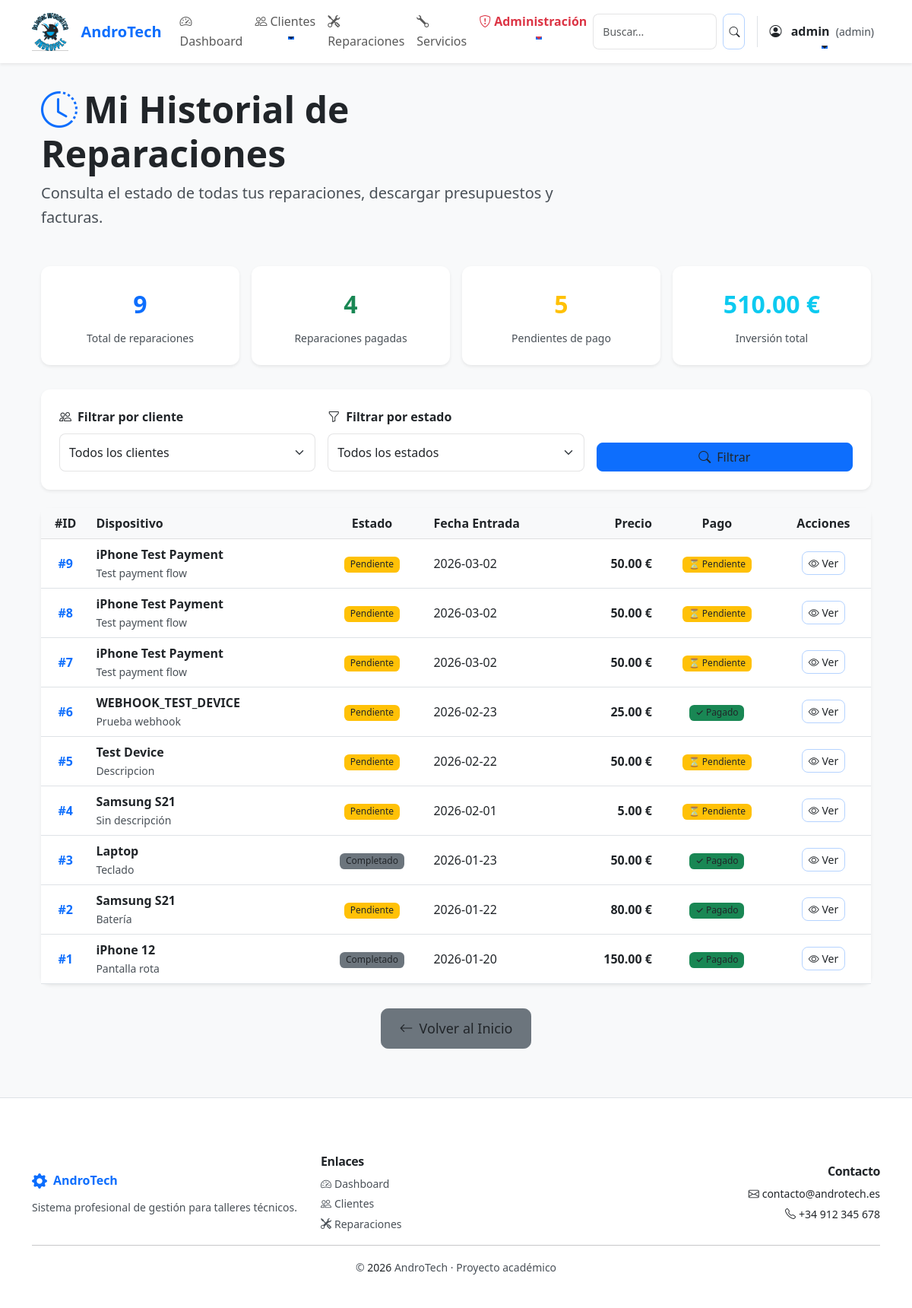
The app's page /cliente/historial (signed in) with its own data.
### tables this page shows
CREATE TABLE reparaciones (
    id INTEGER PRIMARY KEY AUTOINCREMENT,
    cliente_id INTEGER,
    dispositivo TEXT NOT NULL,
    descripcion TEXT,
    estado TEXT DEFAULT 'Pendiente',
    fecha_entrada TEXT,
    fecha_salida TEXT,
    precio REAL,
    tipo_documento TEXT DEFAULT 'presupuesto',
    estado_pago TEXT DEFAULT 'Pendiente',
    fecha_pago TEXT,
    metodo_pago TEXT,
    FOREIGN KEY (cliente_id) REFERENCES clientes(id)
);

### app.py (the view)
@app.route("/cliente/historial")
@role_required('admin')
def historial_cliente():
    conn = get_db()
    total_reparaciones = conn.execute("SELECT COUNT(*) FROM reparaciones").fetchone()[0]
    pagadas = conn.execute("SELECT COUNT(*) FROM reparaciones WHERE estado_pago = 'Pagado'").fetchone()[0]
    pendientes = conn.execute("SELECT COUNT(*) FROM reparaciones WHERE estado_pago != 'Pagado'").fetchone()[0]
    total_invertido = conn.execute("SELECT IFNULL(SUM(precio), 0) FROM reparaciones WHERE precio IS NOT NULL").fetchone()[0]
    promedio_precio = conn.execute("SELECT IFNULL(AVG(precio), 0) FROM reparaciones WHERE precio IS NOT NULL").fetchone()[0]
    total_completadas = conn.execute("SELECT COUNT(*) FROM reparaciones WHERE estado = 'Terminado' OR estado = 'Entregado'").fetchone()[0]
    estado_filtro = request.args.get('estado', '').strip()
    cliente_filtro = request.args.get('cliente_id', '').strip()
    try:
        page = int(request.args.get('page', 1))
        if page < 1:
            page = 1
    except ValueError:
        page = 1
    per_page = 10
    offset = (page - 1) * per_page
    base_sql = "SELECT reparaciones.*, clientes.nombre AS cliente FROM reparaciones LEFT JOIN clientes ON clientes.id = reparaciones.cliente_id"
    where = []
    params = []
    if estado_filtro:
        where.append("reparaciones.estado = ?")
        params.append(estado_filtro)
    if cliente_filtro:
        where.append("reparaciones.cliente_id = ?")
        params.append(cliente_filtro)
    where_clause = (" WHERE " + " AND ".join(where)) if where else ""
    total_count = conn.execute("SELECT COUNT(*) FROM reparaciones" + where_clause, params).fetchone()[0]
    total_pages = (total_count + per_page - 1) // per_page if total_count > 0 else 1
    reparaciones_rows = conn.execute(base_sql + where_clause + " ORDER BY reparaciones.id DESC LIMIT ? OFFSET ?", params + [per_page, offset]).fetchall()
    reparaciones = [dict(r) for r in reparaciones_rows]
    reparaciones_enriquecidas = []
    for r in reparaciones:
        ultima_actualizacion = conn.execute(
            "SELECT fecha_cambio FROM reparaciones_historial WHERE reparacion_id = ? ORDER BY fecha_cambio DESC LIMIT 1",
            (r['id'],)
        ).fetchone()
        r['ultima_actualizacion'] = ultima_actualizacion['fecha_cambio'] if ultima_actualizacion else None
        reparaciones_enriquecidas.append(r)
    estados = conn.execute("SELECT DISTINCT estado FROM reparaciones ORDER BY estado").fetchall()
    clientes = conn.execute("SELECT id, nombre FROM clientes ORDER BY nombre").fetchall()
    conn.close()
    stats = {
        'total_reparaciones': total_reparaciones,
        'pagadas': pagadas,
        'pendientes': pendientes,
        'total_invertido': total_invertido or 0,
        'promedio_precio': promedio_precio or 0,
        'total_completadas': total_completadas,
    }
    return render_template('historial_cliente.html', reparaciones=reparaciones_enriquecidas, stats=stats, estados=estados, clientes=clientes, estado_filtro=estado_filtro, cliente_filtro=cliente_filtro, page=page, total_pages=total_pages)

### app.py (called while the page is built)
@app.before_request
def make_session_permanent():
    session.permanent = True

@app.template_filter('strftime')
def strftime_filter(date_str, format_str='%d/%m/%Y'):
    if not date_str or date_str == '':
        return datetime.now().strftime(format_str)
    if isinstance(date_str, str):
        try:
            date_obj = datetime.strptime(date_str, '%Y-%m-%d')
        except:
            return date_str
    else:
        date_obj = date_str
    return date_obj.strftime(format_str)

@app.before_request
def ensure_csrf_token():
    if 'csrf_token' not in session:
        session['csrf_token'] = secrets.token_urlsafe(16)

@app.context_processor
def inject_csrf_token():
    return dict(csrf_token=session.get('csrf_token'))

### auth.py (called while the page is built)
def login_required(f):
    @wraps(f)
    def decorated_function(*args, **kwargs):
        if 'usuario' not in session:
            flash('Debes iniciar sesión para acceder a esta página.', 'danger')
            return redirect(url_for('login'))
        return f(*args, **kwargs)
    return decorated_function

def role_required(rol_requerido):
    def decorator(f):
        @wraps(f)
        @login_required
        def decorated_function(*args, **kwargs):
            if session.get('rol') != rol_requerido:
                flash('No tienes permisos para acceder a esta página.', 'danger')
                return redirect(url_for('index'))
            return f(*args, **kwargs)
        return decorated_function
    return decorator

### db.py (called while the page is built)
def get_db():
    conn = sqlite3.connect("database/andro_tech.db")
    conn.row_factory = sqlite3.Row
    return conn

### utils/security.py (called while the page is built)
def ensure_csrf_token():
    if 'csrf_token' not in session:
        session['csrf_token'] = secrets.token_urlsafe(16)

def inject_csrf_token():
    return dict(csrf_token=session.get('csrf_token'))

### templates/historial_cliente.html (shortened to what this page needs)
{% extends "base.html" %}
{% block content %}
<div class="container py-5">
    <div class="row mb-5">
        <div class="col-lg-8">
            <h1 class="display-5 fw-bold mb-2">
                <i class="bi bi-clock-history text-primary me-2"></i>Mi Historial de Reparaciones
            </h1>
            <p class="lead text-muted">Consulta el estado de todas tus reparaciones, descargar presupuestos y facturas.</p>
        </div>
    </div>
    <div class="row g-3 mb-5">
        <div class="col-md-4 col-lg-3">
            <div class="card shadow-sm border-0 h-100">
                <div class="card-body text-center">
                    <div class="fs-2 text-primary fw-bold mb-2">{{ stats.total_reparaciones }}</div>
                    <p class="card-text text-muted small mb-0">Total de reparaciones</p>
                </div>
            </div>
        </div>
        <div class="col-md-4 col-lg-3">
            <div class="card shadow-sm border-0 h-100">
                <div class="card-body text-center">
                    <div class="fs-2 text-success fw-bold mb-2">{{ stats.pagadas }}</div>
                    <p class="card-text text-muted small mb-0">Reparaciones pagadas</p>
                </div>
            </div>
        </div>
        <div class="col-md-4 col-lg-3">
            <div class="card shadow-sm border-0 h-100">
                <div class="card-body text-center">
                    <div class="fs-2 text-warning fw-bold mb-2">{{ stats.pendientes }}</div>
                    <p class="card-text text-muted small mb-0">Pendientes de pago</p>
                </div>
            </div>
        </div>
        <div class="col-md-4 col-lg-3">
            <div class="card shadow-sm border-0 h-100">
                <div class="card-body text-center">
                    <div class="fs-2 text-info fw-bold mb-2">{{ "%.2f"|format(stats.total_invertido) }} €</div>
                    <p class="card-text text-muted small mb-0">Inversión total</p>
                </div>
            </div>
        </div>
    </div>
    <div class="card shadow-sm mb-4 border-0">
        <div class="card-body">
            <form method="GET" class="row g-3 align-items-end">
                <div class="col-md-4">
                    <label for="cliente_id" class="form-label fw-semibold">
                        <i class="bi bi-people me-2"></i>Filtrar por cliente
                    </label>
                    <select id="cliente_id" name="cliente_id" class="form-select">
                        <option value="">Todos los clientes</option>
                    </select>
                </div>
                <div class="col-md-4">
                    <label for="estado" class="form-label fw-semibold">
                        <i class="bi bi-funnel me-2"></i>Filtrar por estado
                    </label>
                    <select id="estado" name="estado" class="form-select">
                        <option value="">Todos los estados</option>
                    </select>
                </div>
                <div class="col-md-4">
                    <button type="submit" class="btn btn-primary w-100">
                        <i class="bi bi-search me-2"></i>Filtrar
                    </button>
                </div>
            </form>
        </div>
    </div>
    {% if not reparaciones %}
    <div class="alert alert-info text-center py-5" role="alert">
        <div class="mb-3">
            <i class="bi bi-inbox" style="font-size: 3rem; color: #0dcaf0;"></i>
        </div>
        <h5 class="alert-heading">No hay reparaciones en tu historial</h5>
        <p class="mb-0">Cuando lleves un dispositivo a reparar, aparecerá aquí el historial completo.</p>
    </div>
    {% else %}
    <div class="card shadow-sm border-0 mb-4">
        <div class="table-responsive">
            <table class="table table-hover mb-0">
                <thead class="table-light">
                    <tr>
                        <th class="text-center">#ID</th>
                        <th>Dispositivo</th>
                        <th class="text-center">Estado</th>
                        <th>Fecha Entrada</th>
                        <th class="text-end">Precio</th>
                        <th class="text-center">Pago</th>
                        <th class="text-center">Acciones</th>
                    </tr>
                </thead>
                <tbody>
                    {% for rep in reparaciones %}
                    <tr class="align-middle">
                        <td class="text-center fw-semibold text-primary">#{{ rep.id }}</td>
                        <td>
                            <div class="fw-semibold">{{ rep.dispositivo }}</div>
                            <small class="text-muted">{{ rep.descripcion[:50] if rep.descripcion else 'Sin descripción' }}</small>
                        </td>
                        <td class="text-center">
                            <span class="badge
                                {% if rep.estado == 'Entregado' %}bg-success
                                {% elif rep.estado == 'Terminado' %}bg-success
                                {% elif rep.estado == 'En proceso' %}bg-primary
                                {% elif rep.estado == 'Pendiente' %}bg-warning text-dark
                                {% else %}bg-secondary{% endif %}
                            ">
                                {{ rep.estado }}
                            </span>
                        </td>
                        <td>
                            {{ rep.fecha_entrada }}
                        </td>
                        <td class="text-end fw-semibold">
                            {% if rep.precio %}
                                {{ "%.2f"|format(rep.precio) }} €
                            {% else %}
                                <span class="text-muted">Pendiente</span>
                            {% endif %}
                        </td>
                        <td class="text-center">
                            {% if rep.estado_pago == 'Pagado' %}
                                <span class="badge bg-success">✓ Pagado</span>
                            {% else %}
                                <span class="badge bg-warning text-dark">⏳ Pendiente</span>
                            {% endif %}
                        </td>
                        <td class="text-center">
                            <button type="button"
                                    class="btn btn-sm btn-outline-primary"
                                    data-bs-toggle="modal"
                                    data-bs-target="#detallesModal{{ rep.id }}">
                                <i class="bi bi-eye"></i> Ver
                            </button>
                        </td>
                    </tr>
                    {% endfor %}
                </tbody>
            </table>
        </div>
    </div>
    {% endif %}
    <div class="row mt-5">
        <div class="col-12 text-center">
            <a href="/" class="btn btn-secondary btn-lg">
                <i class="bi bi-arrow-left me-2"></i>Volver al Inicio
            </a>
        </div>
    </div>
</div>
{% endblock %}

### static/css/style.css (style rules this page uses)
:root { --primary: #0d6efd; --primary-600: #0b5ed7; --success: #198754; --muted: #6c757d; --bg-light: #f8f9fa; --surface: #ffffff; --soft-shadow: rgba(33,37,41,0.08); --deep-shadow: rgba(33,37,41,0.15); --text-dark: #212529; --text-secondary: #495057; --radius: 0.75rem; --kpi-gradient: linear-gradient(135deg, rgba(13,110,253,0.04), rgba(25,135,84,0.02)); --transition-smooth: 0.3s ease; --transition-fast: 0.2s ease; --line-height-base: 1.6; --font-size-base: 1rem; --font-size-lg: 1.125rem; --font-size-sm: 0.875rem; --font-size-xs: 0.75rem; }
body { background-color: var(--bg-light); color: var(--text-dark); line-height: var(--line-height-base); font-size: var(--font-size-base); -webkit-font-smoothing: antialiased; -moz-osx-font-smoothing: grayscale; }
.card { border-radius: var(--radius); border: none; transition: var(--transition-smooth); }
.card.shadow-sm { box-shadow: 0 4px 12px var(--soft-shadow); }
.btn { transition: box-shadow var(--transition-fast), transform var(--transition-fast), filter var(--transition-fast); border-radius: 0.5rem; font-weight: 500; line-height: 1.5; }
.btn-lg { padding: 0.75rem 1.5rem; border-radius: 0.6rem; font-size: var(--font-size-lg); }
.bi { transition: transform var(--transition-fast), opacity var(--transition-fast); will-change: transform; }
h1, .display-5 { font-weight: 700; line-height: 1.2; }
.text-muted, .lead { color: var(--text-secondary) !important; font-weight: 400; }
.card-body { padding: 1.5rem; }
.card-text { line-height: 1.6; }
.btn-outline-primary { border-color: rgba(13,110,253,0.3); color: var(--primary); }
.badge { font-weight: 500; border-radius: 0.4rem; padding: 0.35em 0.65em; }
.form-control, .form-select { border-radius: 0.5rem; border: 1px solid rgba(33,37,41,0.12); padding: 0.75rem; transition: border-color var(--transition-fast), box-shadow var(--transition-fast); }
.table { line-height: 1.5; }
.table th { font-weight: 600; color: var(--text-dark); }
.table td { vertical-align: middle; }
.mb-4 { margin-bottom: 1.5rem !important; }
.mb-5 { margin-bottom: 2rem !important; }
.mt-5 { margin-top: 2rem !important; }
.py-5 { padding-top: 2rem !important; padding-bottom: 2rem !important; }
.btn { position: relative; overflow: hidden; transition: all var(--transition-smooth); }
.btn::before { content: ''; position: absolute; top: 50%; left: 50%; width: 0; height: 0; background: rgba(255, 255, 255, 0.2); border-radius: 50%; transform: translate(-50%, -50%); transition: width 0.3s ease, height 0.3s ease; }
.card { transition: all var(--transition-smooth); cursor: pointer; }
.card-body { transition: padding var(--transition-fast); }
.table-hover tbody tr { transition: all var(--transition-fast); }
.form-control, .form-select { transition: all var(--transition-smooth); }
.badge { transition: all var(--transition-fast); cursor: default; }
.bi { transition: transform var(--transition-fast); }
.btn .bi, .card:hover .bi, .nav-link:hover .bi { transform: scale(1.1); }
body, .container, .card, h1, h2, h3, h4, h5, h6, p, span, div, .card-body, .navbar, .btn { color: #212529 !important; }
.text-muted, .lead { color: #495057 !important; }
.bg-light { background-color: #f8f9fa !important; }

### records on screen
reparaciones: id "9", dispositivo "iPhone Test Payment", descripcion "Test payment flow", estado "Pendiente", fecha_entrada "2026-03-02", precio "50.00", estado_pago "⏳ Pendiente"
reparaciones: id "8", dispositivo "iPhone Test Payment", descripcion "Test payment flow", estado "Pendiente", fecha_entrada "2026-03-02", precio "50.00", estado_pago "⏳ Pendiente"
reparaciones: id "7", dispositivo "iPhone Test Payment", descripcion "Test payment flow", estado "Pendiente", fecha_entrada "2026-03-02", precio "50.00", estado_pago "⏳ Pendiente"
reparaciones: id "6", dispositivo "WEBHOOK_TEST_DEVICE", descripcion "Prueba webhook", estado "Pendiente", fecha_entrada "2026-02-23", precio "25.00", estado_pago "✓ Pagado"
reparaciones: id "5", dispositivo "Test Device", descripcion "Descripcion", estado "Pendiente", fecha_entrada "2026-02-22", precio "50.00", estado_pago "⏳ Pendiente"
reparaciones: id "4", dispositivo "Samsung S21", descripcion "Sin descripción", estado "Pendiente", fecha_entrada "2026-02-01", precio "5.00", estado_pago "⏳ Pendiente"
reparaciones: id "3", dispositivo "Laptop", descripcion "Teclado", estado "Completado", fecha_entrada "2026-01-23", precio "50.00", estado_pago "✓ Pagado"
reparaciones: id "2", dispositivo "Samsung S21", descripcion "Batería", estado "Pendiente", fecha_entrada "2026-01-22", precio "80.00", estado_pago "✓ Pagado"
reparaciones: dispositivo "iPhone 12", descripcion "Pantalla rota", estado "Completado", fecha_entrada "2026-01-20", precio "150.00"

### other values on screen
{{ session.usuario }} "admin"
{{ session.rol }} "admin"
{{ stats.total_reparaciones }} "9"
{{ stats.pagadas }} "4"
{{ stats.pendientes }} "5"
{{ "%.2f"|format(stats.total_invertido) }} "510.00"
{{ rep.id }} "1"
